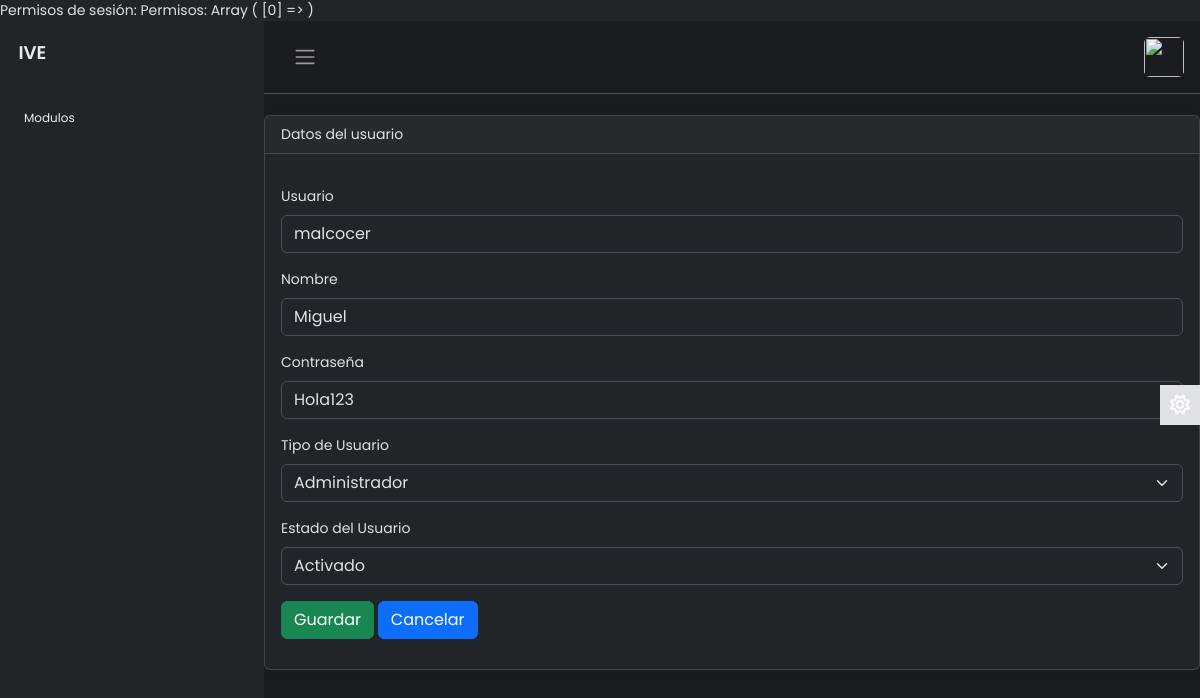
Page /modulos/usuarios/EditarUsuario.php?txtID=27 (signed in) on the committed database.
### tables this page shows
CREATE TABLE `usuarios` (
  `idusuario` int(11) NOT NULL,
  `usuario` varchar(30) NOT NULL,
  `password` varchar(30) NOT NULL,
  `nombre` varchar(100) NOT NULL,
  `lactivo` int(11) NOT NULL,
  `idPerfil` int(11) DEFAULT NULL
);

### modulos/usuarios/EditarUsuario.php (the view, shortened to what this page needs)
<?php
require("../../config/dbcontext.php");
if (isset($_GET['txtID'])) {
    $txtID = (isset($_GET['txtID'])) ? $_GET['txtID'] : "";
    $query = $link->prepare("SELECT * FROM usuarios where IDUsuario = ?");
    $query->bind_param("s", $txtID);
    $query->execute();
    $result = $query->get_result();
    if ($registro = $result->fetch_assoc()) {
        $usuario = $registro["usuario"];
        $nombre = $registro["nombre"];
        $password = $registro["password"];
    } else {
        echo ("NO SE ENCONTRARON REGISTROS");
    }
}
?>
<?php include("../../layout/top.php") ?>
<br>
<div class="card">
    <div class="card-header">
        Datos del usuario
    </div>
    <div class="card-body">
        <form action="" method="post" id="formEditarUsuario">
            <div class="mb-3">
                <label for="usuario" class="form-label">Usuario</label>
                <input type="text" value="<?php echo $usuario; ?>" class="form-control" name="usuario" id="usuario" aria-describedby="helpId" placeholder="Primera palabra y apellido completo">
            </div>
            <div class="mb-3">
                <label for="nombre" class="form-label">Nombre</label>
                <input type="text" value="<?php echo $nombre; ?>" class="form-control" name="nombre" id="nombre" aria-describedby="helpId" placeholder="Nombre">
            </div>
            <div class="mb-3">
                <label for="password" class="form-label">Contraseña</label>
                <input type="text" value="<?php echo  $password; ?>" class="form-control" name="password" id="password" aria-describedby="helpId" placeholder="Contraseña">
            </div>
            <div class="mb-3">
                <label for="tipo" class="form-label">Tipo de Usuario</label>
                <select class="form-select form-select" name="tipo" id="tipo">
                    <option value="1" <?php echo ($registro["tipo_usuclave"] == 1) ? 'selected' : ''; ?>>Administrador</option>
                </select>
            </div>
            <div class="mb-3">
                <label for="status" class="form-label">Estado del Usuario</label>
                <select aria-valuemax="" class="form-select form-select" name="status" id="status">
                    <option value="1" <?php echo ($registro["lactivo"] == 1) ? 'selected' : ''; ?>>Activado</option>
                </select>
            </div>
            <button type="submit" class="btn btn-success">Guardar</button>
            <a name="" id="" class="btn btn-primary" href="index.php" role="button">Cancelar</a>
        </form>
    </div>
</div>
<?php include("../../layout/foot.php"); ?>

### layout/style.css (style rules this page uses)
body { font-family: 'Poppins', sans-serif; font-size: 0.875rem; opacity: 1; overflow-y: scroll; margin: 0; }
a { cursor: pointer; text-decoration: none; font-family: 'Poppins', sans-serif; }
.card { box-shadow: 0 0 .875rem 0 rgba(34, 46, 60, .05); margin-bottom: 24px; }

### rows in the picture
usuarios: usuario "malcocer", nombre "Miguel", password "Hola123", status "Activado"
